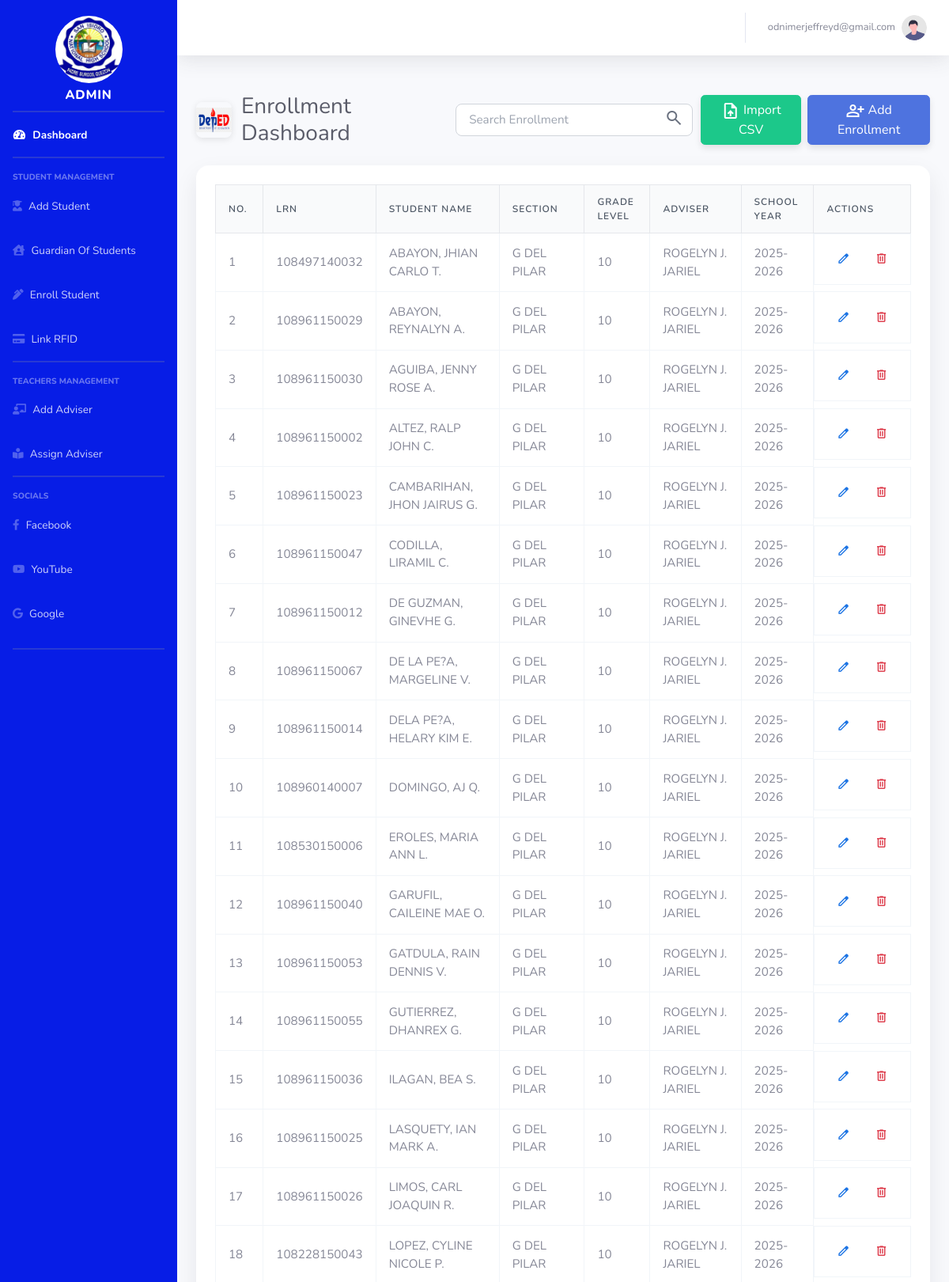
The app's page /enrollment.php (signed in, upper part) with its own data.
### tables this page shows
CREATE TABLE `users` (
  `user_id` int(11) NOT NULL,
  `email` varchar(100) NOT NULL,
  `password` varchar(255) NOT NULL,
  `role` enum('admin','faculty') NOT NULL,
  `status` varchar(20) DEFAULT 'inactive'
);

CREATE TABLE `enrollments` (
  `enrollment_id` int(11) NOT NULL,
  `lrn` bigint(50) DEFAULT NULL,
  `grade_level` varchar(10) DEFAULT NULL,
  `section_name` varchar(50) DEFAULT NULL,
  `school_year` varchar(9) DEFAULT NULL
);

### enrollment.php (the view, shortened to what this page needs)
<?php
include 'conn.php';
$enrollments_query = "
    SELECT
        e.enrollment_id, e.lrn, e.grade_level, e.school_year, e.section_name,
        COALESCE(st.firstname, 'N/A') AS student_firstname,
        COALESCE(st.middlename, '') AS student_middlename,
        COALESCE(st.lastname, 'N/A') AS student_lastname,
        COALESCE(
            CONCAT_WS(' ',
                adv.firstname,
                CASE WHEN adv.middlename IS NOT NULL AND adv.middlename != '' THEN CONCAT(LEFT(adv.middlename, 1),'.') ELSE NULL END,
                adv.lastname,
                CASE WHEN adv.suffix IS NOT NULL AND adv.suffix != '' THEN adv.suffix ELSE NULL END
            ),
            'N/A'
        ) AS adviser_name
    FROM enrollments e
    LEFT JOIN students st ON e.lrn = st.lrn
    LEFT JOIN sections sec ON e.section_name = sec.section_name AND e.grade_level = sec.grade_level
    LEFT JOIN advisers adv ON sec.employee_id = adv.employee_id
    ORDER BY e.school_year DESC, e.grade_level ASC, e.section_name ASC, st.lastname, st.firstname
";
$enrollments_result = $conn->query($enrollments_query);
?>
<!DOCTYPE html>
<html lang="en">
  <head>
    <link href="vendor/fontawesome-free/css/all.min.css" rel="stylesheet" type="text/css">
    <link href="css/sb-admin-2.min.css" rel="stylesheet">
    <link href="https://cdn.jsdelivr.net/npm/bootstrap@5.3.0-alpha1/dist/css/bootstrap.min.css" rel="stylesheet">
    <script src="https://cdn.tailwindcss.com"></script>
  </head>
  <body id="page-top">
    <?php include 'nav.php';  ?>
    <div id="wrapper">
      <div id="content-wrapper" class="d-flex flex-column">
        <div id="content">
          <div class="container-fluid">
            <div class="d-flex justify-content-between align-items-center mb-4 mt-4">
              <div class="page-title-with-logo">
                <img src="img/depedlogo.jpg" alt="School Logo" class="page-logo">
                <h2 class="h3 mb-0 text-gray-800">Enrollment Dashboard</h2>
              </div>
              <div class="d-flex align-items-center">
                <div class="search-box">
                  <input type="text" id="searchEnrollment" placeholder="Search Enrollment" autocomplete="off">
                  <span class="search-icon">
                  </span>
                </div>
                <button type="button" class="btn btn-success me-2" data-bs-toggle="modal" data-bs-target="#importModal" style="box-shadow: 0 4px 8px rgba(0,0,0,0.1);">
                  <span class="material-symbols-outlined" style="vertical-align: middle;">upload_file</span> Import CSV
                </button>
                <button type="button" class="btn btn-primary" data-bs-toggle="modal" data-bs-target="#addEnrollmentModal" style="box-shadow: 0 4px 8px rgba(0,0,0,0.1);">
                  <span class="material-symbols-outlined" style="vertical-align: middle;">person_add</span> Add Enrollment
                </button>
              </div>
            </div>
            <div class="table-card">
              <div class="table-responsive-custom">
                <table class="custom-table">
                  <thead>
                    <tr>
                      <th>No.</th>
                      <th>LRN</th>
                      <th>Student Name</th>
                      <th>Section</th>
                      <th>Grade Level</th>
                      <th>Adviser</th>
                      <th>School Year</th>
                      <th>Actions</th>
                    </tr>
                  </thead>
                  <tbody>
                    <?php
                    $counter = 1;
                    if ($enrollments_result->num_rows > 0):
                        while ($row = $enrollments_result->fetch_assoc()):
                            $fn = $row['student_firstname'];
                            $mn = $row['student_middlename'];
                            $ln = $row['student_lastname'];
                            $student_fullname = htmlspecialchars($ln);
                            if (!empty($fn) && $fn !== 'N/A') {
                                $student_fullname .= ', ' . htmlspecialchars($fn);
                            }
                            if (!empty($mn)) {
                                $student_fullname .= ' ' . htmlspecialchars(substr($mn, 0, 1)) . '.';
                            }
                    ?>
                            <tr>
                              <td><?= $counter++ ?></td>
                              <td><?= htmlspecialchars($row['lrn']) ?></td>
                              <td><?= $student_fullname ?></td>
                              <td><?= htmlspecialchars($row['section_name']) ?></td>
                              <td><?= htmlspecialchars($row['grade_level']) ?></td>
                              <td><?= htmlspecialchars($row['adviser_name']) ?></td>
                              <td><?= htmlspecialchars($row['school_year']) ?></td>
                              <td class="actions-cell">
                                <button onclick='openEditEnrollmentModal(<?= json_encode([
                                  "enrollment_id" => $row["enrollment_id"],
                                  "lrn" => $row["lrn"],
                                  "grade_level" => $row["grade_level"],
                                  "section_name" => $row["section_name"],
                                  "school_year" => $row["school_year"]
                                ]) ?>)' class="action-icon-btn edit-icon" title="Edit Enrollment">
                                  <span class="material-symbols-outlined">edit</span>
                                </button>
                                <form method="POST" class="d-inline" onsubmit="return confirm('Remove enrollment for <?= htmlspecialchars($student_fullname) ?>? This action cannot be undone.');">
                                  <button type="submit" name="delete_enrollment" class="action-icon-btn delete-icon" title="Delete Enrollment">
                                    <span class="material-symbols-outlined">delete</span>
                                  </button>
                                </form>
                              </td>
                            </tr>
                    <?php endwhile; endif; ?>
                  </tbody>
                </table>
              </div>
            </div>
          </div>
        </div>
      </div>
    </div>
  </body>
</html>

### nav.php (shortened to what this page needs)
<?php
include 'conn.php';
$email = $_SESSION['email'];
$sql = "SELECT * FROM users WHERE email = ?";
$stmt = $conn->prepare($sql);
$stmt->bind_param("s", $email);
$stmt->execute();
$result = $stmt->get_result();
$user = $result->fetch_assoc();
?>
<!DOCTYPE html>
<html lang="en">
<head>
    <link href="https://cdn.jsdelivr.net/npm/bootstrap@5.1.3/dist/css/bootstrap.min.css" rel="stylesheet">
    <link rel="stylesheet" href="https://cdnjs.cloudflare.com/ajax/libs/font-awesome/5.15.4/css/all.min.css">
    <link href="css/sb-admin-2.min.css" rel="stylesheet">
</head>
<body id="page-top">
<div id="wrapper">
    <ul class="navbar-nav bg-bg-maroon sidebar sidebar-dark accordion" id="accordionSidebar" style="background-color:rgb(7, 29, 230);">
        <a class="sidebar-brand d-flex align-items-center justify-content-center">
            <div class="d-flex align-items-center mb-3">
                <img src="img/logo.jpg" alt="Admin Profile Picture" class="rounded-circle"
                     style="width: 95px; height: 95px; object-fit: fit; border-radius: 50%; padding: 5px; margin-top: 70px;">
            </div>
            <div class="strong">
            <div class="sidebar-brand-text mx-3" style="margin-top: 30px">Admin <sup></sup></div>
        </a>
        <hr class="sidebar-divider my-0">
        <li class="nav-item active">
            <a class="nav-link" href="admin_dashboard.php">
                <i class="fas fa-fw fa-tachometer-alt"></i>
                <span>Dashboard</span></a>
        </li>
        <hr class="sidebar-divider">
        <div class="sidebar-heading">
            Student Management
        </div>
        <li class="nav-item" >
            <a class="nav-link" href="students_list.php">
                <i class="fa fa-user-graduate" ></i>
                <span >Add Student</span></a>
        </li>
        <li class="nav-item">
            <a class="nav-link" href="guardian.php">
                <i class="fa fa-house-user"></i>
                <span>Guardian Of Students</span>
            </a>
        </li>
        <li class="nav-item" >
            <a class="nav-link" href="enrollment.php">
                <i class="fa fa-pen-alt" ></i>
                <span >Enroll Student</span></a>
        </li>
        <li class="nav-item" >
            <a class="nav-link" href="link_rfid.php">
                <i class="fa fa-credit-card" ></i>
                <span >Link RFID</span></a>
        </li>
        <hr class="sidebar-divider">
        <div class="sidebar-heading">
            Teachers Management
        </div>
        <li class="nav-item" >
            <a class="nav-link" href="add_adviser.php">
                <i class="fa fa-chalkboard-teacher" ></i>
                <span >Add Adviser</span></a>
        </li>
        <li class="nav-item" >
            <a class="nav-link" href="section_student.php">
                <i class="fa fa-book-reader" ></i>
                <span >Assign Adviser</span></a>
        </li>
         <hr class="sidebar-divider">
         <div class="sidebar-heading">
                Socials
            </div>
            <div class="social-links">
                <li class="nav-item">
                    <a class="nav-link facebook-link" href="https://web.facebook.com/DepEdTayoSINHS301394.official/?_rdc=1&_rdr#" target="_blank">
                        <i class="fab fa-facebook-f"></i>
                        <span>Facebook</span>
                    </a>
                </li>
                <li class="nav-item">
                    <a class="nav-link youtube-link" href="https://www.youtube.com/channel/UCDw3mhzSTm_NFk_2dFbhBKg" target="_blank">
                        <i class="fab fa-youtube"></i>
                        <span>YouTube</span>
                    </a>
                </li>
                <li class="nav-item">
                    <a class="nav-link google-link" href="https://ph.search.yahoo.com/search;_ylt=Awrx.tEep2doLwIAgj6zRwx.;_ylc=X1MDMjExNDczNDAwMwRfcgMyBGZyA21j
                    YWZlZQRmcjIDc2ItdG9wBGdwcmlkAwRuX3JzbHQDMARuX3N1Z2cDMARvcmlnaW4DcGguc2VhcmNoLnlhaG9vLmNvbQRwb3MDMARwcXN0cgMEcHFzdHJsAzAEcXN0cmwDNTEEcXVlcnkD
                    c2FuJTIwaXNpZHJvJTIwbmF0aW9uYWwlMjBoaWdoJTIwc2Nob29sJTIwcGFkcmUlMjBidXJnb3MlMjBxdWV6b24EdF9zdG1wAzE3NTE2MjM0NzM-?p=san+isidro+national+high+
                    school+padre+burgos+quezon&fr=mcafee&type=E211PH1589G0&fr2=sb-top" target="_blank">
                        <i class="fab fa-google"></i>
                        <span>Google</span>
                    </a>
                </li>
            </div>
            <hr class="sidebar-divider d-none d-md-block">
    </ul>
    <div id="content-wrapper" class="d-flex flex-column">
        <div id="content">
            <nav class="navbar navbar-expand navbar-light bg-white topbar mb-4 static-top shadow">
                <ul class="navbar-nav ml-auto">
                    <li class="nav-item">
                        <span class="nav-link">
                            <span class="mr-2 d-none d-lg-inline text-gray-600 small">
                                <?php echo htmlspecialchars($user['email']); ?>
                            </span>
                            <img class="img-profile rounded-circle" src="img/profile.svg">
                        </span>
                    </li>
                </ul>
            </nav>

### enrollment.php (style rules this page uses)
.container-fluid { width: 100%; padding: 0; margin: 0; }
body { margin: 0; padding: 0; font-family: 'Inter', 'Segoe UI', sans-serif; background: #f6f8ff; color: #1a1a1a; }
.table-card { background: #fff; border-radius: 16px; padding: 1.5rem; width: min(100%, 1200px); box-shadow: 0 12px 30px rgba(15, 23, 42, 0.08); margin: 0 auto; }
.table-responsive-custom { max-height: 65vh; overflow: auto; }
.custom-table { width: 100%; border-collapse: collapse; font-size: 0.95rem; }
.custom-table thead th { position: sticky; top: 0; z-index: 1; text-align: left; font-weight: 600; text-transform: uppercase; font-size: 0.75rem; letter-spacing: 0.08em; color: #4b5563; padding: 0.75rem 1rem; border: 1px solid #e5e7eb; border-bottom: 1px solid #e5e7eb; background-color: #f9fafb; }
.custom-table tbody td { padding: 0.85rem 1rem; border: 1px solid #f1f5f9; vertical-align: middle; }
.actions-cell { display: flex; gap: 0.5rem; justify-content: flex-end; min-width: 80px; }
.action-icon-btn { border: none; background: none; padding: 0; margin: 0 2px; cursor: pointer; transition: color 0.2s ease, opacity 0.2s ease; border-radius: 50%; width: 36px; height: 36px; display: flex; align-items: center; justify-content: center; color: #6c757d; }
.action-icon-btn .material-symbols-outlined { font-size: 1.1em; font-variation-settings: 'FILL' 0, 'wght' 400, 'GRAD' 0, 'opsz' 24; }
.action-icon-btn.edit-icon .material-symbols-outlined { color: #1c74e4; }
.action-icon-btn.delete-icon .material-symbols-outlined { color: #dc3545; }
.page-title-with-logo { display: flex; align-items: center; gap: 12px; }
.page-logo { width: 45px; height: 45px; object-fit: contain; border-radius: 8px; box-shadow: 0 2px 8px rgba(0,0,0,0.1); }
.search-box { position: relative; display: inline-block; margin-right: 10px; }
.search-box input { padding: 0.5rem 2.5rem 0.5rem 1rem; border: 1px solid #d1d5db; border-radius: 8px; width: 300px; font-size: 0.95rem; transition: all 0.3s ease; }
.search-box .search-icon { position: absolute; right: 0.75rem; top: 50%; transform: translateY(-50%); color: #6b7280; pointer-events: none; }

### records on screen
users: email "odnimerjeffreyd@gmail.com"
enrollments: lrn "108497140032", student_fullname "ABAYON, JHIAN CARLO T.", section_name "G DEL PILAR", grade_level "10", adviser_name "ROGELYN J. JARIEL", school_year "2025-2026"
enrollments: lrn "108961150029", student_fullname "ABAYON, REYNALYN A.", section_name "G DEL PILAR", grade_level "10", adviser_name "ROGELYN J. JARIEL", school_year "2025-2026"
enrollments: lrn "108961150030", student_fullname "AGUIBA, JENNY ROSE A.", section_name "G DEL PILAR", grade_level "10", adviser_name "ROGELYN J. JARIEL", school_year "2025-2026"
enrollments: lrn "108961150002", student_fullname "ALTEZ, RALP JOHN C.", section_name "G DEL PILAR", grade_level "10", adviser_name "ROGELYN J. JARIEL", school_year "2025-2026"
enrollments: lrn "108961150023", student_fullname "CAMBARIHAN, JHON JAIRUS G.", section_name "G DEL PILAR", grade_level "10", adviser_name "ROGELYN J. JARIEL", school_year "2025-2026"
enrollments: lrn "108961150047", student_fullname "CODILLA, LIRAMIL C.", section_name "G DEL PILAR", grade_level "10", adviser_name "ROGELYN J. JARIEL", school_year "2025-2026"
enrollments: lrn "108961150012", student_fullname "DE GUZMAN, GINEVHE G.", section_name "G DEL PILAR", grade_level "10", adviser_name "ROGELYN J. JARIEL", school_year "2025-2026"
enrollments: lrn "108961150067", student_fullname "DE LA PE?A, MARGELINE V.", section_name "G DEL PILAR", grade_level "10", adviser_name "ROGELYN J. JARIEL", school_year "2025-2026"
enrollments: lrn "108961150014", student_fullname "DELA PE?A, HELARY KIM E.", section_name "G DEL PILAR", grade_level "10", adviser_name "ROGELYN J. JARIEL", school_year "2025-2026"
enrollments: lrn "108960140007", student_fullname "DOMINGO, AJ Q.", section_name "G DEL PILAR", grade_level "10", adviser_name "ROGELYN J. JARIEL", school_year "2025-2026"
enrollments: lrn "108530150006", student_fullname "EROLES, MARIA ANN L.", section_name "G DEL PILAR", grade_level "10", adviser_name "ROGELYN J. JARIEL", school_year "2025-2026"
enrollments: lrn "108961150040", student_fullname "GARUFIL, CAILEINE MAE O.", section_name "G DEL PILAR", grade_level "10", adviser_name "ROGELYN J. JARIEL", school_year "2025-2026"
enrollments: lrn "108961150053", student_fullname "GATDULA, RAIN DENNIS V.", section_name "G DEL PILAR", grade_level "10", adviser_name "ROGELYN J. JARIEL", school_year "2025-2026"
enrollments: lrn "108961150055", student_fullname "GUTIERREZ, DHANREX G.", section_name "G DEL PILAR", grade_level "10", adviser_name "ROGELYN J. JARIEL", school_year "2025-2026"
enrollments: lrn "108961150036", student_fullname "ILAGAN, BEA S.", section_name "G DEL PILAR", grade_level "10", adviser_name "ROGELYN J. JARIEL", school_year "2025-2026"
enrollments: lrn "108961150025", student_fullname "LASQUETY, IAN MARK A.", section_name "G DEL PILAR", grade_level "10", adviser_name "ROGELYN J. JARIEL", school_year "2025-2026"
enrollments: lrn "108961150026", student_fullname "LIMOS, CARL JOAQUIN R.", section_name "G DEL PILAR", grade_level "10", adviser_name "ROGELYN J. JARIEL", school_year "2025-2026"
enrollments: lrn "108228150043", student_fullname "LOPEZ, CYLINE NICOLE P.", section_name "G DEL PILAR", grade_level "10", adviser_name "ROGELYN J. JARIEL", school_year "2025-2026"
